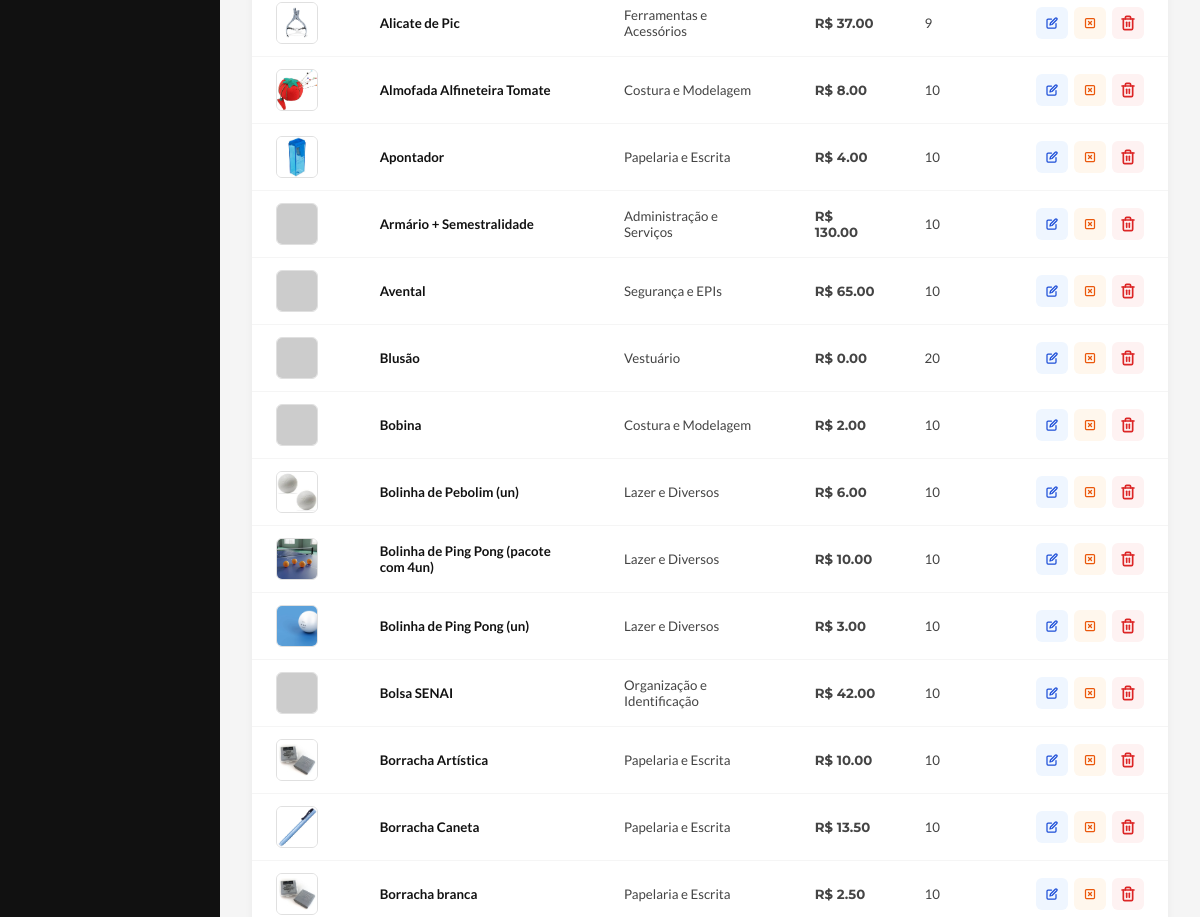
The app's page /produtos (signed in, middle part), older data.
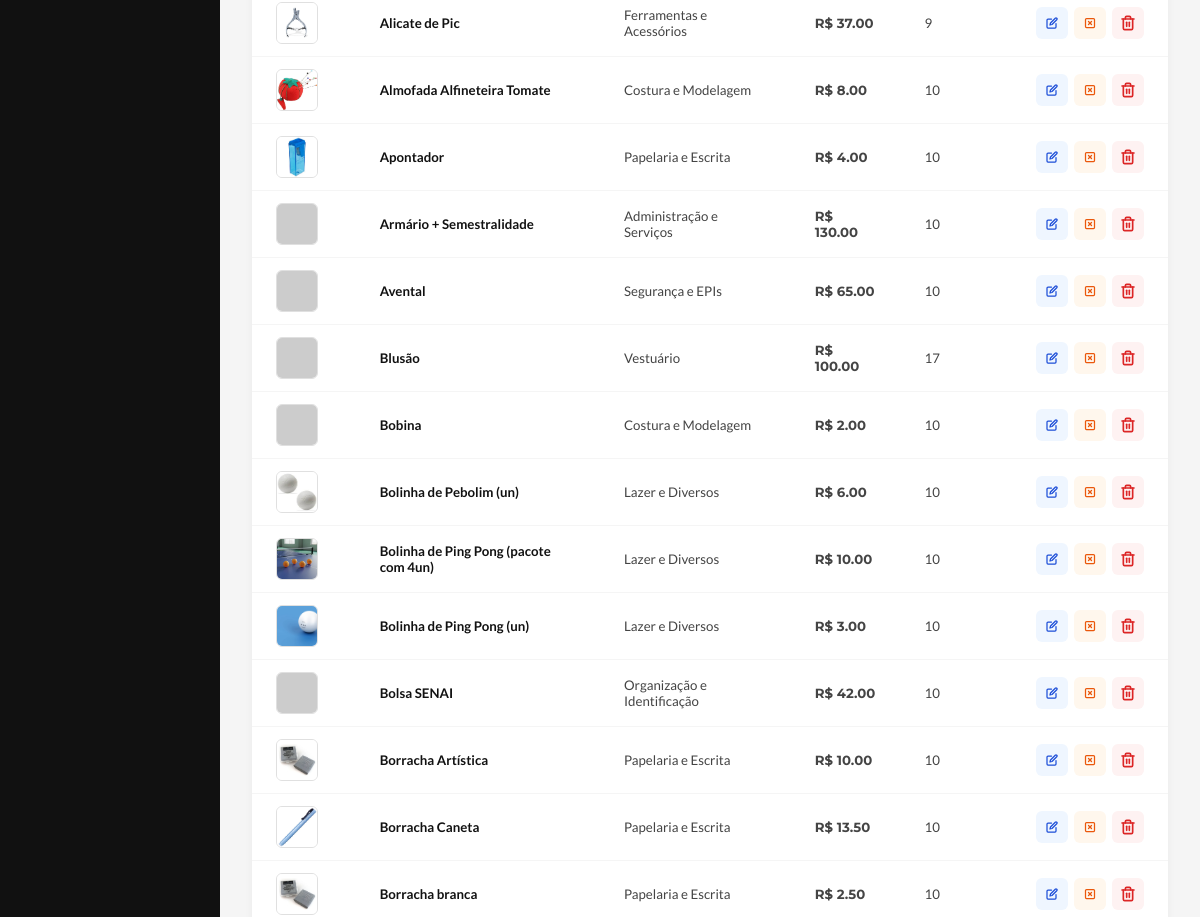
The same page, newer data.
### app/models/produto.py (models this page shows, shortened)
class Produto(Base):
    __tablename__ = "produtos"
    id = Column(Integer, primary_key=True, autoincrement=True, index=True)
    nome = Column(String(100), nullable=False)
    preco = Column(Float, nullable=False, default=0.0)
    estoque_atual = Column(Integer, default=0)
    descricao = Column(String(255), nullable=True)
    ativa = Column(Boolean, default=True)
    imagem_path = Column(String(255), nullable=True)
    categoria_id = Column(Integer, ForeignKey("categorias.id", ondelete="SET NULL"), nullable=False)
    categoria = relationship("Categoria", back_populates="produtos")
    variacoes = relationship("ProdutoVariacao", back_populates="produto", cascade="all, delete-orphan", lazy="select")

### app/models/categoria.py (models this page shows)
class Categoria(Base):
    __tablename__ = "categorias"
    id = Column(Integer, primary_key=True, autoincrement=True, index=True)
    nome = Column(String(50), unique=True, nullable=False)
    ativa = Column(Boolean, default=True)
    produtos = relationship("Produto", back_populates="categoria", lazy="select")

### app/controllers/produto_controller.py (the view)
@router.get("")
def listar_produtos(
    request: Request,
    busca: str = "",
    categoria_id: int = 0,
    status: str = "ativos",
    db: Session = Depends(get_db),
    usuario = Depends(get_usuario_logado)
):
    query = db.query(Produto)
    if status == "inativos":
        produtos = query.filter(Produto.ativa == False).all()
    else:
        produtos = query.filter(Produto.ativa == True).all()
    if busca:
        query = query.filter(Produto.nome.ilike(f"%{busca}%"))
    if categoria_id:
        query = query.filter(Produto.categoria_id == categoria_id)
    produtos    = query.order_by(Produto.nome).all()
    categorias  = db.query(Categoria).filter(Categoria.ativa == True).all()
    return templates.TemplateResponse(
        request,
        "produtos/index.html",
        {
            "request":      request,
            "usuario":      usuario,
            "produtos":     produtos,
            "categorias":   categorias,
            "busca":        busca,
            "categoria_id": categoria_id,
            "status_atual": status
        }
    )

### app/templates/produtos/index.html (shortened to what this page needs)
<!DOCTYPE html>
<html lang="pt-br">
<head>
    <link rel="stylesheet" href="static/css/estoque.css">
</head>
<body>
    <aside class="barra-lateral">
        <ul class="barra-nav">
        </ul>
    </aside>
    <div class="conteudo-principal">
        <main class="area-conteudo">
            <div class="card-tabela">
                <table class="tabela-produtos">
                    <tbody>
                        {% for p in produtos %}
                        <tr>
                            <td class="td-imagem">
                                <img src="{{ p.imagem_url }}" alt="{{ p.nome }}">
                            </td>
                            <td class="td-nome">
                                <a href="/produtos/{{ p.id }}">{{ p.nome }}</a>
                            </td>
                            <td>{{ p.categoria.nome if p.categoria else "—" }}</td>
                            <td class="td-preco">R$ {{ "%.2f"|format(p.preco) }}</td>
                            <td>{{ p.estoque_atual }}</td>
                            <td>
                                <div class="acoes-td" style="display: flex; gap: 6px; align-items: center; justify-content: flex-start;">
                                    {% if usuario.role == 'admin' %}
                                    <button class="btn-editar"
                                        data-id="{{ p.id }}"
                                        data-nome="{{ p.nome }}"
                                        data-preco="{{ p.preco }}"
                                        data-estoque="{{ p.estoque_atual }}"
                                        data-categoria="{{ p.categoria.id if p.categoria else '' }}"
                                        onclick="abrirModalEditar(this)"
                                        title="Editar Produto"
                                        style="display: inline-flex; align-items: center; justify-content: center; background-color: #eff6ff; color: #1d4ed8; width: 32px; height: 32px; border-radius: 6px; border: none; cursor: pointer; transition: all 0.2s;"
                                        onmouseover="this.style.backgroundColor='#dbeafe'; this.style.transform='scale(1.05)'"
                                        onmouseout="this.style.backgroundColor='#eff6ff'; this.style.transform='scale(1)'">
                                    </button>
                                    {% if p.ativa %}
                                    <button class="btn-desativar" type="button"
                                        data-id="{{ p.id }}" data-nome="{{ p.nome }}" data-acao="desativar"
                                        onclick="abrirModalStatus(this)"
                                        title="Desativar Produto"
                                        style="display: inline-flex; align-items: center; justify-content: center; background-color: #fff7ed; color: #ea580c; width: 32px; height: 32px; border-radius: 6px; border: none; cursor: pointer; transition: all 0.2s;"
                                        onmouseover="this.style.backgroundColor='#ffedd5'; this.style.transform='scale(1.05)'"
                                        onmouseout="this.style.backgroundColor='#fff7ed'; this.style.transform='scale(1)'">
                                    </button>
                                    {% endif %}
                                    <button class="btn-excluir" type="button"
                                        data-id="{{ p.id }}" data-nome="{{ p.nome }}"
                                        onclick="abrirModalExcluir(this)"
                                        title="Excluir Permanentemente"
                                        style="display: inline-flex; align-items: center; justify-content: center; background-color: #fef2f2; color: #dc2626; width: 32px; height: 32px; border-radius: 6px; border: none; cursor: pointer; transition: all 0.2s;"
                                        onmouseover="this.style.backgroundColor='#fee2e2'; this.style.transform='scale(1.05)'"
                                        onmouseout="this.style.backgroundColor='#fef2f2'; this.style.transform='scale(1)'">
                                    </button>
                                    {% endif %}
                                </div>
                            </td>
                        </tr>
                        {% endfor %}
                    </tbody>
                </table>
            </div>
        </main>
    </div>
</body>
</html>

### app/static/css/estoque.css (style rules this page uses)
*, *::before, *::after { box-sizing: border-box; margin: 0; padding: 0; }
:root { --vermelho: #c8102e; --vermelho-escuro: #a00d25; --preto: #111111; --branco: #ffffff; --cinza-claro: #f5f5f5; --cinza-medio: #e0e0e0; --cinza-texto: #444444; --sombra: 0 4px 24px rgba(0, 0, 0, 0.10); --transicao: 0.22s ease; --largura-barra: 220px; }
html { scroll-behavior: smooth; }
body { font-family: 'Lato', sans-serif; color: var(--preto); background: var(--cinza-claro); overflow-x: hidden; min-height: 100vh; display: flex; }
.barra-lateral { width: var(--largura-barra); min-height: 100vh; background: var(--preto); display: flex; flex-direction: column; position: fixed; left: 0; top: 0; bottom: 0; z-index: 200; }
.barra-nav { list-style: none; padding: 0 12px; flex: 1; }
.conteudo-principal { margin-left: var(--largura-barra); flex: 1; display: flex; flex-direction: column; min-height: 100vh; }
.area-conteudo { padding: 28px 32px; flex: 1; }
.card-tabela { background: var(--branco); border-radius: 14px; box-shadow: 0 2px 8px rgba(0, 0, 0, 0.05); overflow: hidden; animation: aparecer 0.4s ease both; }
.tabela-produtos { width: 100%; border-collapse: collapse; font-size: 0.83rem; }
.tabela-produtos tbody td { padding: 12px 24px; color: var(--cinza-texto); border-bottom: 1px solid #f5f5f5; vertical-align: middle; }
.td-nome a { color: var(--preto); font-weight: 700; text-decoration: none; transition: color var(--transicao); }
.td-imagem img { width: 42px; height: 42px; border-radius: 6px; object-fit: cover; border: 1.5px solid var(--cinza-medio); display: block; }
.td-preco { font-family: 'Montserrat', sans-serif; font-weight: 700; color: var(--vermelho); }
.acoes-td { display: flex; align-items: center; gap: 6px; }
.btn-editar { display: inline-flex; align-items: center; gap: 4px; background: none; color: var(--cinza-texto); text-decoration: none; font-weight: 700; font-size: 0.76rem; padding: 5px 10px; border-radius: 6px; border: 1px solid var(--cinza-medio); transition: border-color var(--transicao), color var(--transicao), background var(--transicao); }
.btn-desativar { display: inline-flex; align-items: center; gap: 4px; background: none; color: #cc0000; font-family: 'Lato', sans-serif; font-weight: 700; font-size: 0.76rem; padding: 5px 10px; border-radius: 6px; border: 1px solid #fecdd3; cursor: pointer; transition: background var(--transicao), border-color var(--transicao); }

Row changes from the older to the newer data that the page shows:
changed Produto "Blusão": preco "0.00" → "100.00"; estoque_atual "20" → "17"
